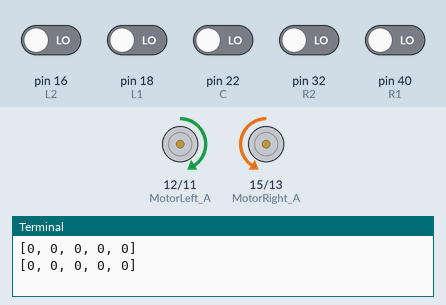
Simulated run of this program. Board: Raspberry Pi (header pin numbers). Parts: motor-driver pin pairs drawn as motors (green arrow = first pin HIGH = forward, orange = second pin HIGH = backward, longer = more drive, scaled by the enable pin), the last lines printed to the terminal. The inputs (shaded band) are chosen by the test bench; at power-on: pin 16 (L2), pin 18 (L1), pin 22 (C), pin 32 (R2), pin 40 (R1) LOW.

Above: at 1.2 s.
1.3 s: pin 22 (C) driven HIGH
At 2.5 s:
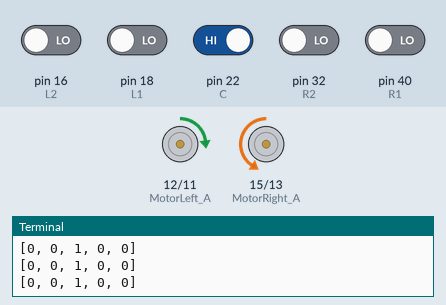
3.5 s: pin 18 (L1) driven HIGH
At 3.8 s:
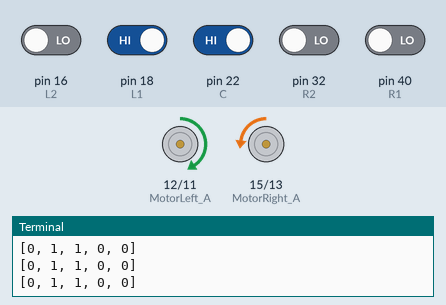
5.0 s: pin 18 (L1) driven LOW
At 6.2 s:
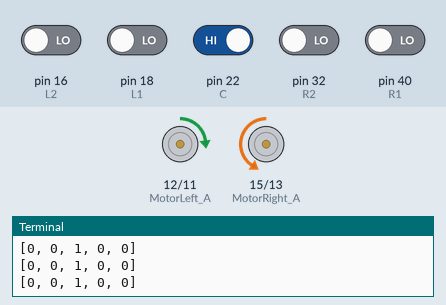
6.5 s: pin 22 (C) driven LOW
At 7.3 s:
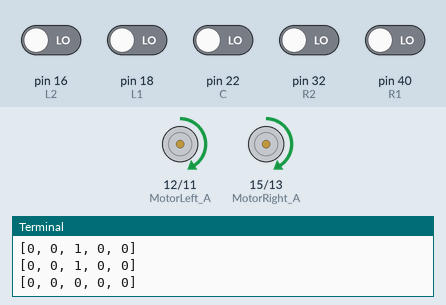
9.5 s: pin 16 (L2) driven HIGH and pin 18 (L1) driven HIGH and pin 22 (C) driven HIGH and pin 32 (R2) driven HIGH and pin 40 (R1) driven HIGH
11.5 s: pin 40 (R1) driven LOW
At 12.1 s:
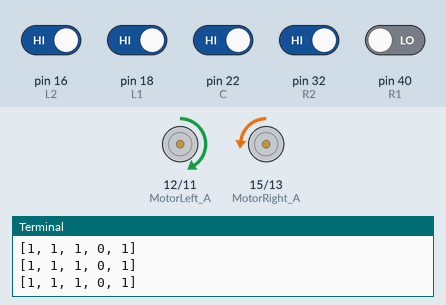
Timing chart, 0 to 14.1 s (numbered marks = the images above; inputs shaded):
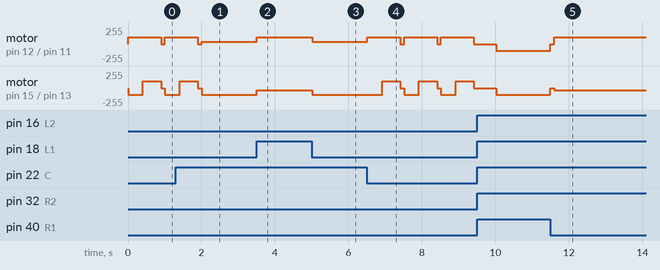

The program:

miro.py
```python
import RPi.GPIO as GPIO
import going
import setting

try:
    # 초기 셋팅
    setting.LeftPwm.start(0)
    setting.RightPwm.start(0)
    while True:
        going.lineTrace(40)


except KeyboardInterrupt:
    # the speed of left motor will be set as LOW
    GPIO.output(setting.MotorLeft_PWM, GPIO.LOW)
    # left motor will be stopped with function of ChangeDutyCycle(0)
    setting.LeftPwm.ChangeDutyCycle(0)
    # the speed of right motor will be set as LOW
    GPIO.output(setting.MotorRight_PWM, GPIO.LOW)
    # right motor will be stopped with function of ChangeDutyCycle(0)
    setting.RightPwm.ChangeDutyCycle(0)
    # GPIO pin setup has been cleared
    GPIO.cleanup()
# =======================================================================
```

going.py
```python
'''
name: going.py
made by 박정규.
edited by 박정규, 남경태, 박태범.
Date : 2017/11/29

이 모듈은 구동체의 움직임에 관한 함수들을 모아놓은 모듈이다.
'''

# import GPIO library
import RPi.GPIO as GPIO
import time
import setting
import Tracking_sensor

# ======================================================================
# set the forward and backward as True and False
#=======================================================================
forward = True
backward = False

# ===========================================================================
def Setleftmotor(direction):
    '''
    Setleftmotor 함수는 왼쪽 모터의 회전방향을 정해준다.
    :param direction: forward or backward.
    '''
    if direction == True:
        GPIO.output(setting.MotorLeft_A, GPIO.HIGH)
        GPIO.output(setting.MotorLeft_B, GPIO.LOW)
    elif direction == False:
        GPIO.output(setting.MotorLeft_A, GPIO.LOW)
        GPIO.output(setting.MotorLeft_B, GPIO.HIGH)
    else:
        print
        'Config Error'
# ===========================================================================

# ===========================================================================
def Setrightmotor(direction):
    '''
    SetRightmotor 함수는 오른쪽 모터의 회전방향을 정해준다.
    :param direction: forward or backward.
    '''
    if direction == True:
        GPIO.output(setting.MotorRight_A, GPIO.LOW)
        GPIO.output(setting.MotorRight_B, GPIO.HIGH)
    elif direction == False:
        GPIO.output(setting.MotorRight_A, GPIO.HIGH)
        GPIO.output(setting.MotorRight_B, GPIO.LOW)
    else:
        print
        'config Error'
# ===========================================================================

# =======================================================================
def go_any(direction, Rspeed, Lspeed):
    '''
    go_any 함수는 주어진 방향과 속도로 구동체를 이동시키는 역할을 한다.
    :param direction: forward or backward
    :param Rspeed: 0~100, rightmotorspeed
    :param Lspeed: 0~100, leftmotorspeed
    '''
    Setleftmotor(direction)
    Setrightmotor(direction)

    GPIO.output(setting.MotorLeft_PWM, GPIO.HIGH)
    GPIO.output(setting.MotorRight_PWM, GPIO.HIGH)
    # set the speed of the left motor to go
    setting.LeftPwm.ChangeDutyCycle(Lspeed)
    # set the speed of the right motor to go
    setting.RightPwm.ChangeDutyCycle(Rspeed)
# =======================================================================

# =======================================================================
def PointTurn(direction, speed):
    '''
    PointTurn함수는 주어진 방향, 속도로 회전을 시키는 역할을 한다.
    :param direction: 'left' or 'right'
    :param speed: 0~100
    '''
    if direction == 'left':
        # set the left motor to move backward
        Setleftmotor(False)

        # set the left motor pwm to be ready to go backward
        GPIO.output(setting.MotorLeft_PWM, GPIO.HIGH)

        # set the right motor to move forward
        Setrightmotor(True)

        # set the right motor pwm to be ready to go forward
        GPIO.output(setting.MotorRight_PWM, GPIO.HIGH)

        # set the speed of the left motor to go backward
        setting.LeftPwm.ChangeDutyCycle(speed)
        # set the speed of the right motor to go forward
        setting.RightPwm.ChangeDutyCycle(speed)


    elif direction == 'right':
        # set the left motor to move forward
        Setleftmotor(True)

        # set the left motor pwm to be ready to go forward
        GPIO.output(setting.MotorLeft_PWM, GPIO.HIGH)

        # set the right motor to move backward
        Setrightmotor(False)

        # set the right motor pwm to be ready to go backward
        GPIO.output(setting.MotorRight_PWM, GPIO.HIGH)

        # set the speed of the left motor go to forward
        setting.LeftPwm.ChangeDutyCycle(speed)
        # set the speed of the right motor to go backward
        setting.RightPwm.ChangeDutyCycle(speed)
# =======================================================================
# =======================================================================
def lineTrace(speed):
    t = Tracking_sensor.goingtrack()
    print (t)
    if not t[2] and not t[4]:
        stop()
        go_any(forward,speed,speed)
        time.sleep(0.4)
        PointTurn('right', speed)
        time.sleep(0.5)
        while Tracking_sensor.goingtrack()[3]:
            continue
        stop()
    elif t[1] and not t[2] and t[3]:
        go_any(forward,speed,speed)
    elif not t[1]:
        go_any(forward,speed,speed/3)
    elif not t[3]:
        go_any(forward,speed/3,speed)
    elif t == [1,1,1,1,1]:
        stop()
        time.sleep(0.5)
        PointTurn('left', speed)
        while Tracking_sensor.goingtrack()[3]:
            continue
        stop()
    time.sleep(0.1)

# =======================================================================
def stop():
    # the speed of left motor will be set as LOW
    GPIO.output(setting.MotorLeft_PWM, GPIO.LOW)
    # the speed of right motor will be set as LOW
    GPIO.output(setting.MotorRight_PWM, GPIO.LOW)
    # left motor will be stopped with function of ChangeDutyCycle(0)
    setting.LeftPwm.ChangeDutyCycle(0)
    # left motor will be stopped with function of ChangeDutyCycle(0)
    setting.RightPwm.ChangeDutyCycle(0)
# =======================================================================
def pwm_setup():
    setting.LeftPwm.start(0)
    setting.RightPwm.start(0)


def pwm_low():
    GPIO.output(setting.MotorLeft_PWM, GPIO.LOW)
    GPIO.output(setting.MotorRight_PWM, GPIO.LOW)
    setting.LeftPwm.ChangeDutyCycle(0)
    setting.RightPwm.ChangeDutyCycle(0)
    GPIO.cleanup()
```

setting.py
```python
'''
name : setting.py
made by : 박정규
date : 2017/11/27
이 모듈은 구동체의 세팅을 한번에 모아서 실행하는 모듈이다.
'''

# import GPIO library
import RPi.GPIO as GPIO

# set GPIO warnings as flase
GPIO.setwarnings(False)
# set up GPIO mode as BOARD
GPIO.setmode(GPIO.BOARD)
MotorLeft_A = 12
MotorLeft_B = 11
MotorLeft_PWM = 35
MotorRight_A = 15
MotorRight_B = 13
MotorRight_PWM = 37

GPIO.setup(MotorLeft_A, GPIO.OUT)
GPIO.setup(MotorLeft_B, GPIO.OUT)
GPIO.setup(MotorLeft_PWM, GPIO.OUT)
GPIO.setup(MotorRight_A, GPIO.OUT)
GPIO.setup(MotorRight_B, GPIO.OUT)
GPIO.setup(MotorRight_PWM, GPIO.OUT)

L2 = 16
L1 = 18
C = 22
R1 = 40
R2 = 32

GPIO.setup(L2, GPIO.IN)
GPIO.setup(L1, GPIO.IN)
GPIO.setup(C, GPIO.IN)
GPIO.setup(R1, GPIO.IN)
GPIO.setup(R2, GPIO.IN)

trig = 33
echo = 31

GPIO.setup(trig, GPIO.OUT)
GPIO.setup(echo, GPIO.IN)

LeftPwm = GPIO.PWM(MotorLeft_PWM, 100)
RightPwm = GPIO.PWM(MotorRight_PWM, 100)
```

Tracking_sensor.py
```python
'''
name : Tracking_sensor.py
made by : 박정규
date : 2017/11/27
이 모듈은 5 방향 센서를 이용해 트렉에서 구동체의 위치를 인식하는 펑션 getTrack을 포함한다.
'''
# =======================================================================
# import GPIO library and time module
# =======================================================================
import RPi.GPIO as GPIO
import time
import setting

L2s = GPIO.input(setting.L2)
L1s = GPIO.input(setting.L1)
Cs = GPIO.input(setting.C)
R1s = GPIO.input(setting.R1)
R2s = GPIO.input(setting.R2)
Tracklist = [L2s, L1s, Cs, R1s, R2s]
# =======================================================================

# =======================================================================
def goingtrack():
    '''
    이 함수는 5 방향 센서중, 직진에 관한 센서 가운데 3개의 값을 리스트로 반들어서 돌려준다.
    :return: 5방향 센서의 상태에 관한 문자열.
    '''
    L2s = GPIO.input(setting.L2)
    L1s = GPIO.input(setting.L1)
    Cs = GPIO.input(setting.C)
    R1s = GPIO.input(setting.R1)
    R2s = GPIO.input(setting.R2)

    Tracklist = [L2s, L1s, Cs, R1s, R2s]
    return Tracklist
# ==========================================================================
if __name__ == "__main__":
    try:
        while True:
            print(getTrack())
            time.sleep(1)

    except KeyboardInterrupt:
        GPIO.cleanup()
```

Measured:
- after the input at 1.3 s, motor on pin 15 (MotorRight_A) / pin 13 (MotorRight_B): goes on until 2.0 s, then stays backward 102/255
- after the input at 3.5 s, motor on pin 12 (MotorLeft_A) / pin 11 (MotorLeft_B): forward 34/255 → forward 102/255 at once; motor on pin 15 (MotorRight_A) / pin 13 (MotorRight_B): backward 102/255 → backward 34/255 at once
- after the input at 5.0 s, motor on pin 12 (MotorLeft_A) / pin 11 (MotorLeft_B): forward 102/255 → forward 34/255 at once; motor on pin 15 (MotorRight_A) / pin 13 (MotorRight_B): backward 34/255 → backward 102/255 at once
- after the input at 6.5 s, motor on pin 12 (MotorLeft_A) / pin 11 (MotorLeft_B): alternates forward 102/255 for 0.90 s and stopped for 0.10 s, starting at once; motor on pin 15 (MotorRight_A) / pin 13 (MotorRight_B): backward 102/255 → forward 102/255 after 0.42 s, then repeats every 1.0 s: stopped 0.10 s, backward 102/255 0.40 s, forward 102/255 0.50 s
- after the input at 11.5 s, motor on pin 12 (MotorLeft_A) / pin 11 (MotorLeft_B): backward 102/255 → stopped at once, → forward 102/255 0.10 s later; motor on pin 15 (MotorRight_A) / pin 13 (MotorRight_B): backward 102/255 → stopped at once, → backward 34/255 0.10 s later
